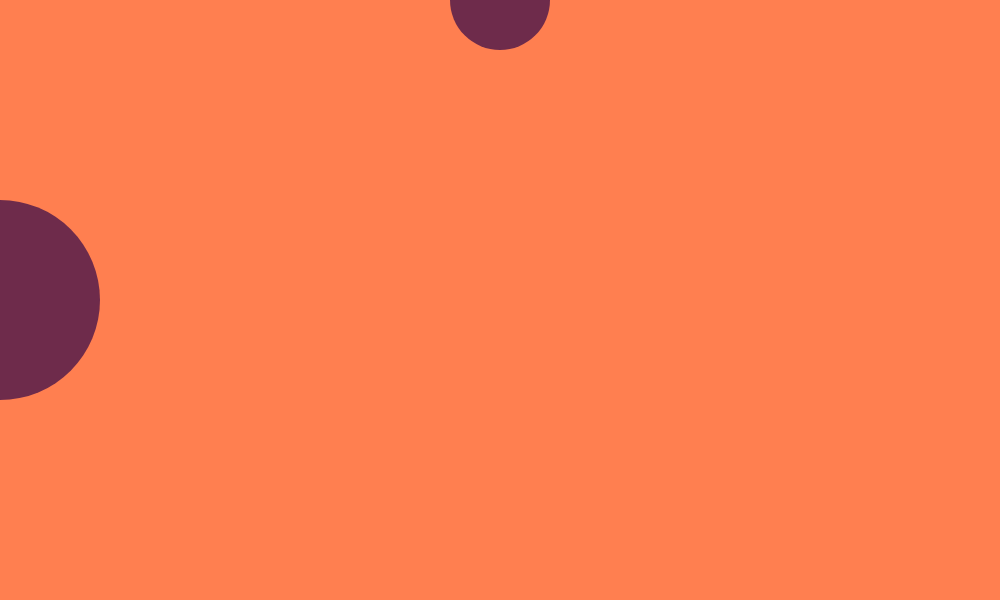
Frame 1 (no input)
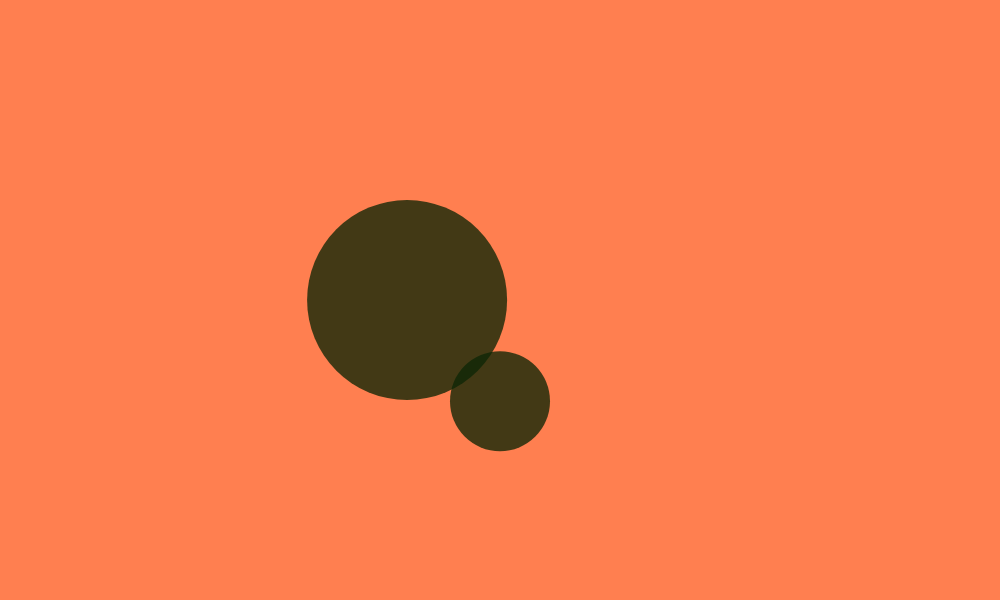
Frame 60 (no input)
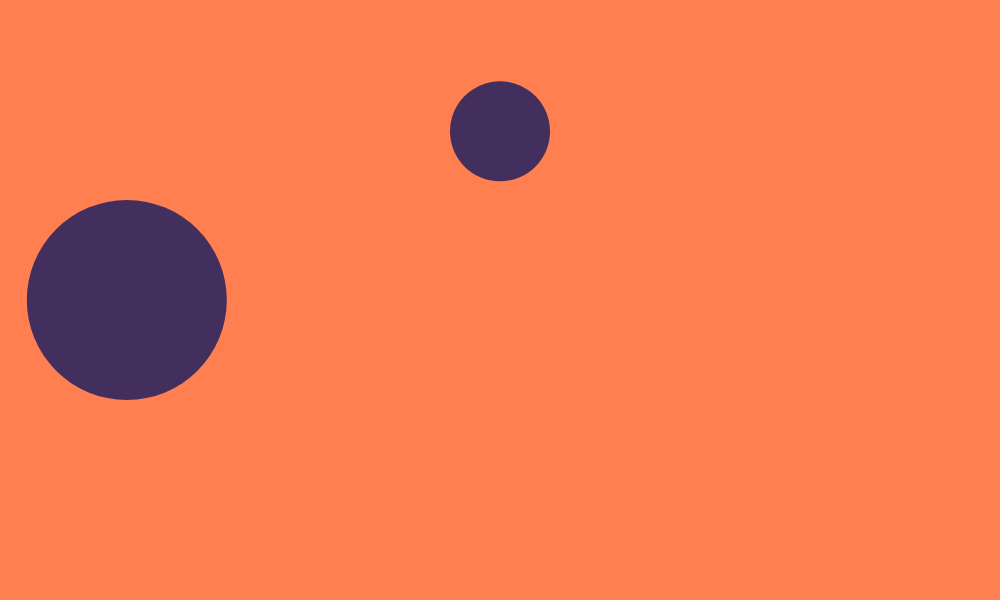
Frame 120 (the mouse pressed at the canvas centre since frame 60)

The p5.js sketch that drew these frames (run headless with seeded random() and noise() and a simulated clock; from frame 60 on, the mouse is pressed at the canvas centre):

// p5.js sketch
// ── sketch.js
var x;
var y;
var x2;
var y2;
var speed = 1;
var gravity = 0.1;
var radius = 100;
var radius2 = 200;
var r;
var g;
var b;

function setup() {
  createCanvas(1000, 600);
  x = width/2;
  y = 0;
  x2 = 0;
  y2 = height/2;
}

function draw() {

  background(255, 127, 80);
  // Draw ball1
  r = random(100);
  g = random(100);
  b = random(100);
  fill(r, g, b, 200);
  noStroke();
  ellipse(x, y, radius, radius);

  // Draw ball2
  fill(r, g, b, 200); noStroke();
  ellipse(x2, y2, radius2, radius2);

  //Set up ball1 gravity
  y = y + speed;
  speed = speed + gravity;

  //Make the ball1 bounce
  if (y > height) {
    speed = speed * -0.95;
    y = height;
  }

  //Set up ball2 gravity
    x2 = x2 + speed;
    speed = speed + gravity;

  //Make the ball2 bounce
    if (x2 > width) {
      speed = speed * -0.95;
      x2 = width;
    }
}
